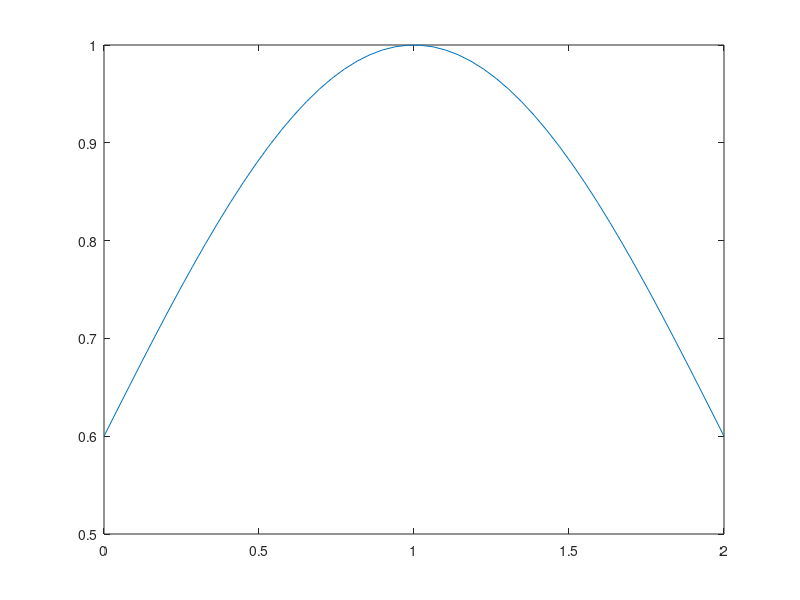

Write MATLAB code to recreate this figure. (Note: this script raises an error after producing the figure.)
%
% PINN for solving the PDE(mass diffusion): dh/dt  - C*dh2/d2x = 0,   C = 1 
% IC:  h(x,0) = 0.6+0.4*sin(pi()*x/(2*L))    L=1
% BC:  dh/dx (1,t) = 0     t>0
%      h(0,t) = 0.6        t>0
%
if exist('paperRunConfig', 'var')
    clearvars -except paperRunConfig
else
    clear
end
%%
% 
% 选择 25 个等间距的时间点来强制执行每个边界条件 
numBoundaryConditionPoints = [25 25];

x0BC1 = -0 * ones(1,numBoundaryConditionPoints(1));                   % -0, -0, -0, ..., -0     25 points
x0BC2 =  2 * ones(1,numBoundaryConditionPoints(2));                   %  1,  1,  1, ...,  1     25 points

t0BC1 =  2 * linspace(0,1,numBoundaryConditionPoints(1));             %  0,  0.0417*2, ...,  2    25 points
t0BC2 =  2 * linspace(0,1,numBoundaryConditionPoints(2));             %  0,  0.0417*2, ...,  2    25 points

u0BC1 =  0.6 * ones(1,numBoundaryConditionPoints(1));                 %  0,  0,  0, ...,  0     25 points
u0BC2 =  0.6 * ones(1,numBoundaryConditionPoints(1));                 %  0,  0,  0, ...,  0     25 points

%% Select 50 equally spaced spatial points to enforce the initial condition .
%
numInitialConditionPoints  = 50;

x0IC = linspace(0,2,numInitialConditionPoints);                       %  -1,  -0.959, ..., 0.959, 1    50 points
t0IC = zeros(1,numInitialConditionPoints);                            %   0,  0,  0, ...,  0           50 points
%
u0IC = 0.6 + 0.4*sin(pi()*x0IC/2);                                    %   IC: u(x,0) = -sin(pi*x)
%u0IC  = ones(1,numInitialConditionPoints);
plot(x0IC, u0IC)

%% Uniformly sample 10,000 points  to enforce the output of the network to fulfill the Burger's equation.

numInternalCollocationPoints = 100;

points = rand(numInternalCollocationPoints,2);

dataX = 2*points(:,1);                                       % (0,2) spatial coordinates
dataT = points(:,2);                                         % (0,1)  time range


ds     = arrayDatastore ([dataX dataT]);

%%
numLayers    =   8;
numNeurons   =   20; 
parameters   =   struct; 
%
sz           =   [numNeurons 2];
%
parameters.fc1.Weights = initializeHe (sz, 2);                       % 2 inputs, dlx, dlt
parameters.fc1.Bias    = initializeZeros ([numNeurons 1]);
%
for layerNumber = 2: numLayers -1 
    name  = "fc" + layerNumber; 
    %
    sz    = [numNeurons numNeurons];
    numIn = numNeurons;
    parameters.(name).Weights = initializeHe (sz, numIn); 
    parameters.(name).Bias    = initializeZeros ([numNeurons 1]);
end
%

sz      =  [1 numNeurons ];
numIn   =  numNeurons ;
parameters.("fc" + numLayers).Weights = initializeHe (sz , numIn);
parameters.("fc" + numLayers).Bias    = initializeZeros ([1 1]) ;    % 1 outputs      
%
%%
% Specify Training Options
% Train the model for 1000 epochs with a mini - batch size of 1000.
%
numEpochs            = 500;
miniBatchSize        = 1000;
initialLearnRate     = 0.01;
decayRate            = 0.005;
executionEnvironment = "gpu";
if exist('paperRunConfig', 'var')
    if isfield(paperRunConfig, 'numEpochs') && ~isempty(paperRunConfig.numEpochs)
        numEpochs = paperRunConfig.numEpochs;
    end
    if isfield(paperRunConfig, 'executionEnvironment') && ~isempty(paperRunConfig.executionEnvironment)
        executionEnvironment = string(paperRunConfig.executionEnvironment);
    end
end

useGPU = executionEnvironment == "gpu";
toDevice = @(x) x;
if useGPU
    gpuDevice(1);
    parameters = dlupdate(@gpuArray, parameters);
    toDevice = @(x) gpuArray(x);
else
    error('Paper main-case training requires executionEnvironment = "gpu".');
end

% Train network
mbq = minibatchqueue (ds , ...
             'MiniBatchSize', miniBatchSize , ...
             'MiniBatchFormat', 'BC', ...
             'OutputEnvironment',  executionEnvironment);

dlX0IC   = dlarray (toDevice(x0IC),  'CB');                 % spatial coordinates (0,2)|50  
dlX0BC1  = dlarray (toDevice(x0BC1), 'CB');                 % spatial coordinates for BC1 (0)|25      
dlX0BC2  = dlarray (toDevice(x0BC2), 'CB');                 % spatial coordinates for BC2 (2)|25      


dlT0IC   = dlarray (toDevice(t0IC),  'CB');                 % spatial coordinates 0|50  
dlT0BC1	 = dlarray (toDevice(t0BC1), 'CB');                 % time series for BC1 (0,2)|25 
dlT0BC2	 = dlarray (toDevice(t0BC2), 'CB');                 % time series for BC2 (0,2)|25  

dlU0IC   = dlarray (toDevice(u0IC),  'CB');                 % Intial condition IC 0|50  
dlU0BC1	 = dlarray (toDevice(u0BC1), 'CB');                 % Boundary condtion BC1 (0,2)|25 
dlU0BC2	 = dlarray (toDevice(u0BC2), 'CB');                 % Boundary condtion BC2 (0,2)|25 


averageGrad   = [];
averageSqGrad = [];


figure (1)
C        = colororder ;
lineLoss = animatedline ('Color',C(2 ,:));
ylim ([0 inf ])
xlabel ("Iteration")
ylabel ("Loss")
grid on


%%
c = 1;

start     = tic;

iteration = 0;


for epoch = 1: numEpochs

    reset (mbq);

    while hasdata (mbq)
        %
        iteration = iteration + 1;

        dlXT = next  (mbq);
    	dlX   = dlXT (1, :);
	    dlT   = dlXT (2, :);


        % Evaluate the model gradients and loss using dlfeval and the 
        % modelGradients function .


        [gradients, loss, lossF, lossU]  = dlfeval(@modelGradients, parameters, dlX, dlT,...
	                                        dlX0IC, dlX0BC1,  dlX0BC2,...
                                            dlT0IC, dlT0BC1,  dlT0BC2,...
                                            dlU0IC, dlU0BC1,  dlU0BC2,...
                                            c);

        % Update learning rate .

        learningRate = initialLearnRate / (1+ decayRate * iteration );

        % Update the network parameters using the adamupdate function .

        [parameters, averageGrad, averageSqGrad] = adamupdate(parameters, gradients, averageGrad, ...
            averageSqGrad, iteration, learningRate);
    end
    %                
    % Plot training progress .
    %
    loss  = double (gather ( extractdata ( loss )));
    lossF = double (gather ( extractdata ( lossF )));
    lossU = double (gather ( extractdata ( lossU )));

    addpoints ( lineLoss , iteration , loss );

    D = duration (0,0, toc( start ), 'Format', 'hh:mm:ss');
    title (" Epoch : " + epoch + ", Elapsed : " + string (D) + ", Loss : " + loss )
    drawnow
    
    loss_hist  ( epoch, 1 )  = loss ;
    if exist('paperRunConfig', 'var') && ...
            isfield(paperRunConfig, 'progressRoot') && ~isempty(paperRunConfig.progressRoot) && ...
            isfield(paperRunConfig, 'caseName') && ~isempty(paperRunConfig.caseName) && ...
            isfield(paperRunConfig, 'modelName') && ~isempty(paperRunConfig.modelName) && ...
            exist('paperProgressUpdate', 'file') == 2
        if ~isfield(paperRunConfig, 'progressEvery') || isempty(paperRunConfig.progressEvery)
            paperRunConfig.progressEvery = max(1, floor(numEpochs / 20));
        end
        if epoch == 1 || epoch == numEpochs || mod(epoch, paperRunConfig.progressEvery) == 0
            paperProgressUpdate(paperRunConfig.progressRoot, paperRunConfig.caseName, ...
                paperRunConfig.modelName, "RUNNING", epoch, numEpochs, loss, toc(start), "");
        end
    end
    lossF_hist ( epoch, 1 ) = lossF ;
    lossU_hist ( epoch, 1 ) = lossU ;
   
end




%% Evaluate model accuracy
%
% Evaluate model accuracy

tTest               = [0.0 0.25 0.75 1];
numObservationsTest = numel(tTest);

referenceFile = fullfile(fileparts(pwd), 'Vary_dcdx.xlsx');
referenceSheet = 'vanilla_dcdh';
referenceData = readmatrix(referenceFile, 'Sheet', referenceSheet);
referenceRows = 1:26;
referenceValueColumns = [24 26 28 30];
XTest = referenceData(referenceRows, 22)';
UTest = referenceData(referenceRows, referenceValueColumns)';
assert(~any(isnan(XTest(:))) && ~any(isnan(UTest(:))), ...
    'Reference data contains NaNs.');
szXTest = numel(XTest);

%Test the model. For each of the test inputs, predict the PDE solutions using the PINN and compare them to the solutions given by the solveBurgers function, listed in the Solve Burger's Equation Function section of the example. To access this function, open the example as a live script. Evaluate the accuracy by computing the relative error between the predictions and targets.
UPred = zeros(numObservationsTest, szXTest);

for i = 1:numObservationsTest
    t = tTest(i);

    dlXTest = dlarray(toDevice(XTest), 'CB');
    dlTTest = dlarray(toDevice(t * ones(1, szXTest)), 'CB');

    UPred(i,:) = double(gather(extractdata(modelU(parameters, dlXTest, dlTTest))));
end

err = norm(UPred - UTest) / norm(UTest)

if exist('computePaperMetrics', 'file') == 2
    [MetricsByTime, MetricsTotal] = computePaperMetrics(UPred, UTest, tTest);
    disp(MetricsByTime);
end

result = struct();
[~, resultName] = fileparts(pwd);
result.name = string(resultName);
result.UPred = UPred;
result.UTest = UTest;
result.predictions = UPred;
result.FEM = UTest;
result.tTest = tTest;
result.loss_hist = loss_hist;
if exist('lossF_hist', 'var'); result.lossF_hist = lossF_hist; end
if exist('lossU_hist', 'var'); result.lossU_hist = lossU_hist; end
if exist('MetricsByTime', 'var'); result.MetricsByTime = MetricsByTime; end
if exist('MetricsTotal', 'var'); result.MetricsTotal = MetricsTotal; end
result.numEpochs = numEpochs;
result.numLayers = numLayers;
result.numNeurons = numNeurons;
result.miniBatchSize = miniBatchSize;
result.initialLearnRate = initialLearnRate;
result.decayRate = decayRate;
result.executionEnvironment = executionEnvironment;
result.numInternalCollocationPoints = numInternalCollocationPoints;
result.numPredictions = szXTest;
if exist('c', 'var'); result.c = c; end

if exist('paperRunConfig', 'var') && isfield(paperRunConfig, 'resultFile') && ~isempty(paperRunConfig.resultFile)
    resultFolder = fileparts(paperRunConfig.resultFile);
    if ~isempty(resultFolder) && ~exist(resultFolder, 'dir')
        mkdir(resultFolder);
    end
    save(paperRunConfig.resultFile, 'result', '-v7.3');
end

figure
plot(XTest, (UPred(1,:) - UTest(1,:) ))
figure
plot(XTest, (UPred(2,:) - UTest(2,:) ))
figure
plot(XTest, (UPred(3,:) - UTest(3,:) ))
figure
plot(XTest, (UPred(4,:) - UTest(4,:) ))

%Visualize the test predictions in a plot.

figure
tiledlayout("flow")

for i = 1:numel(tTest)
    nexttile
    
    plot(XTest,UPred(i,:),"-",LineWidth=2);

    hold on
    plot(XTest, UTest(i,:),"--",LineWidth=2)
    hold off

    ylim([-1.1, 1.1])
    xlabel("x")
    ylabel("u(x," + t + ")")
end

legend(["Prediction" "Target"])
